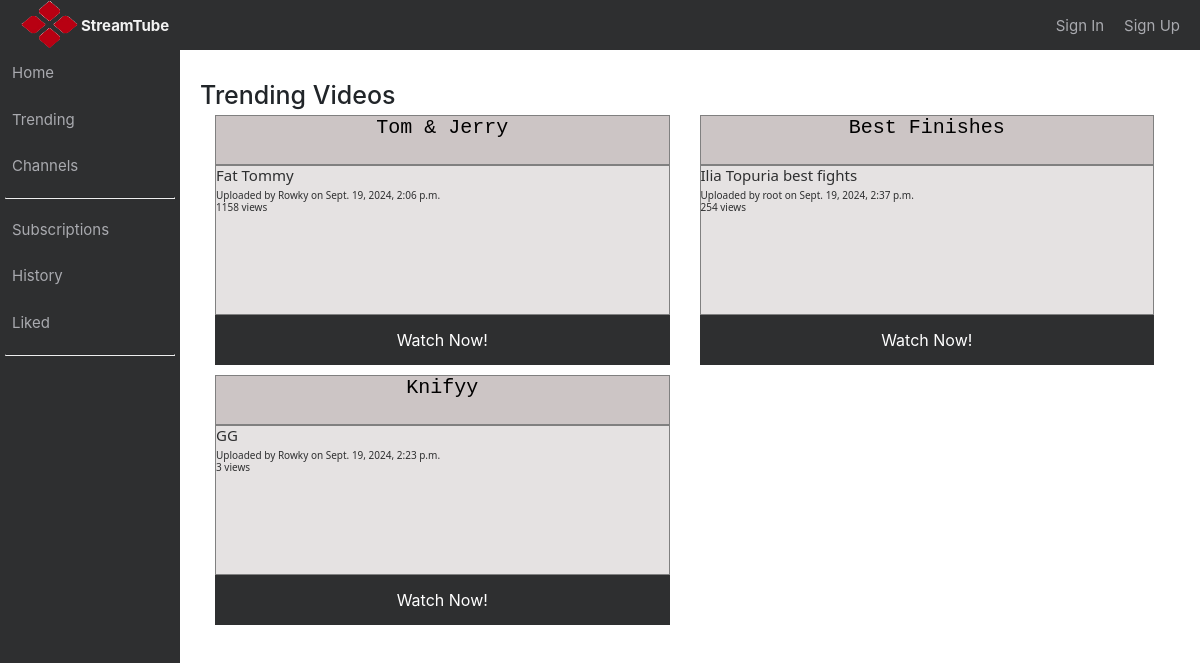
/trending/, run on an earlier commit of the app's database.
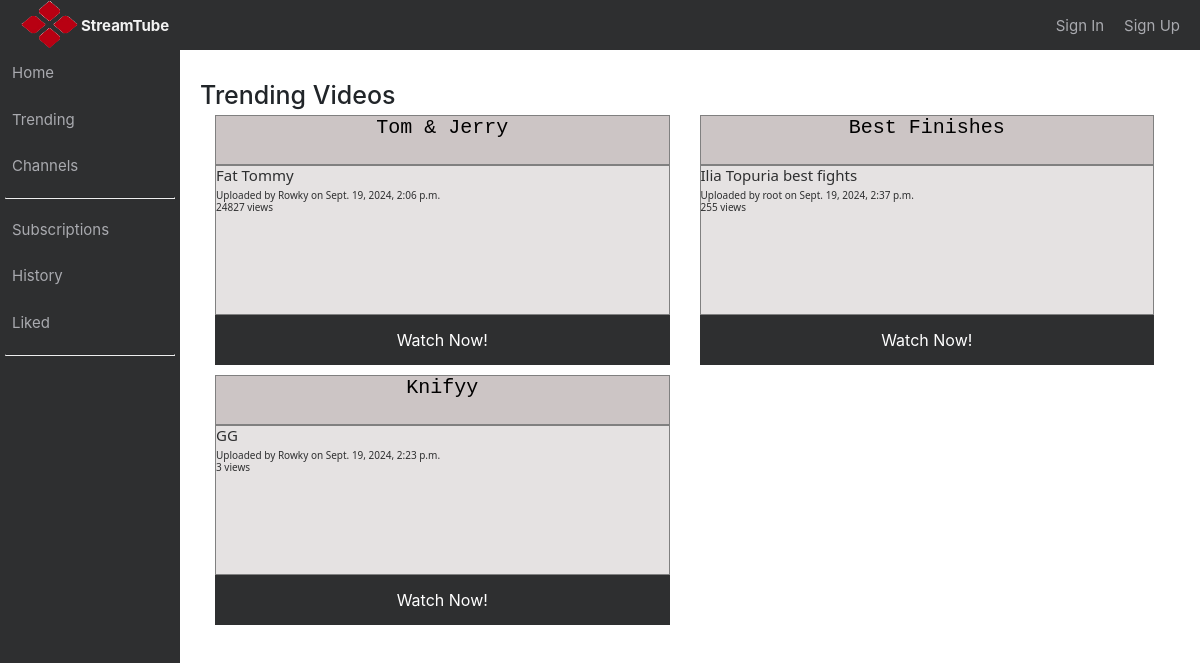
And on a later commit of the database.
### youtube/models.py (models this page shows)
class Video(models.Model):
    title = models.CharField(max_length=30)
    description = models.TextField(max_length=300)
    path = models.CharField(max_length=60)
    datetime = models.DateTimeField(blank=False, null=False) #todo: auto_now=True
    user = models.ForeignKey('auth.User', on_delete=models.CASCADE)
    number_of_views = models.IntegerField(blank=True, default=0)

### youtube/views.py (the view)
# urls.py: path('trending/', views.trending, name='trending'),
def trending(request):
    context = {}
    videos = Video.objects.all().order_by('-number_of_views')[:5]
    context['videos'] = videos
    try:
        channel = Channel.objects.filter(user__username = request.user).get().channel_name != ""
        print(channel)
        context['channel'] = channel
    except Channel.DoesNotExist:
        channel = False
    return render(request, "trending.html", context)

### youtube/templates/trending.html (shortened to what this page needs)
{% extends "parent.html" %}
	{% block body %}
	<div class="video_area">
		<div class="ad_area">
			<h1>Trending Videos</h1>
			{% for video in videos %}
			<div class = "video_advertisement col-md-6">
				<div class="video_title">
					<h2 align="center" style="font-family: Courier New">{{ video.title }}</h2>
				</div>
				<div class="video_description">
					<h4 align="left">{{ video.description }}</h5>
                    <h6 align="left, bottom" style="position: relative; float:bottom; margin-bottom:0px">Uploaded by {{ video.user }} on {{ video.datetime }}</h6>
                    <h6 align = "left">{{ video.number_of_views }} views</h6>
				</div>
				<div class="watch_now">
					<a href="/video/{{ video.id }}/{{ 1 }}/"><button class="button button5">Watch Now!</button></a>
				</div>
			</div>
			{% endfor %}
		</div>
	</div>>
	{% endblock %}

What changed in the data, as far as the page shows it:
changed Video "Tom & Jerry": number_of_views "1158" → "24827"
changed Video "Best Finishes": number_of_views "254" → "255"
